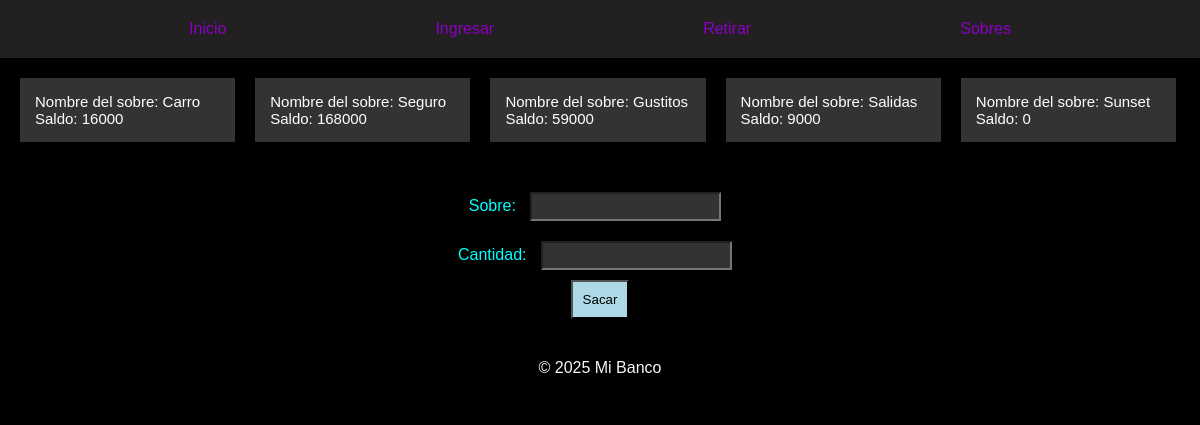
/retirar/, run on an earlier commit of the app's database.
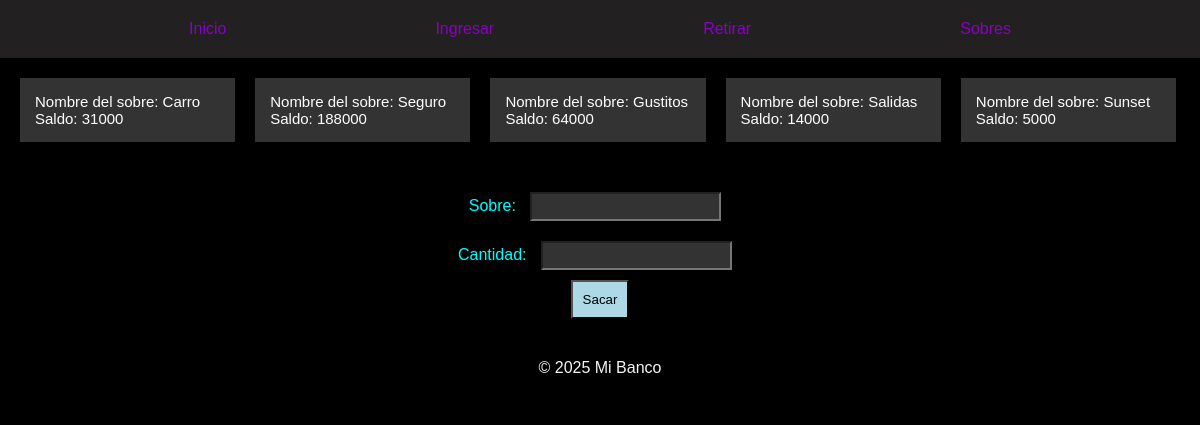
And on a later commit of the database.
### menu/models.py (models this page shows, shortened)
class sobres (models.Model):
    nombre= models.CharField (max_length=300)
    saldo= models.IntegerField(default=0,validators=[MinValueValidator(0)])
    limite= models.IntegerField(default=0,validators=[MinValueValidator(0)])
    activo= models.BooleanField(default=True)
    porcentaje =  models.IntegerField(default=0,validators=[MinValueValidator(0)],)

### menu/views.py (the view)
# urls.py: path('retirar/', views.retirar, name="retirar"),#Barra lateral puesto 3
def retirar(request):
    todosSobres = sobreModels.objects.all()
    return render(request,'retirar/retirar.html',{
        'forms' : sacarDinero,
        'sobres': todosSobres
    })

### menu/templates/retirar/retirar.html (shortened to what this page needs)
{% extends 'layout/lateral.html' %}
{% load static %}
{% block content %}
{% if sobres %}
<div class="presentacionRetiro">
    {% for sobre in sobres %}
    <div class="presentacionRetiroHijo">
        <p>
            Nombre del sobre:
            {{ sobre.nombre }} <br>
            Saldo:
            {{ sobre.saldo }}
        </p>
    </div>
    {% endfor %}
</div>
<div class="retiro">
    <form action="{% url 'retirarConfirmacion' %}" method="post">
        {{forms}}
        <button type="submit">Sacar</button>
    </form>
</div>
{% else %}
<div class="faltaIngreso">
    <h1>No hay ningun sobre del que retirar</h1>
</div>
{% endif %}
{% endblock %}

### menu/templates/layout/lateral.html (shortened to what this page needs)
{% load static %}
<!DOCTYPE html>
<html lang="en">
<head>
    <link rel="stylesheet" href="{% static 'css/styles.css' %}">
</head>
<body>
    <nav>
        <a href="{% url 'start' %}">Inicio</a>
        <a href="{% url 'ingresarTodos' %}">Ingresar</a>
        <a href="{% url 'retirar' %}">Retirar</a>
        <a href="{% url 'sobres' %}">Sobres</a>
    </nav>
    <div class="content">
        {% block content %}
        {% endblock %}
    </div>
    <footer>
        <p>&copy; 2025 Mi Banco</p>
    </footer>
</body>
</html>

### menu/static/css/styles.css (style rules this page uses)
* { margin: 0; padding: 0; font-family: 'Franklin Gothic Medium', 'Arial Narrow', Arial, sans-serif; background-color: black; color: whitesmoke; }
a { text-decoration: none; color: #8A00C4; }
nav { background-color: rgb(34, 32, 32); display: flex; text-align: center; justify-content: space-evenly; flex-direction: row; width: 100%; }
nav a { margin: 10px ; padding: 10px; background-color: rgb(34, 32, 32); display: block }
footer { text-align: center; height: auto; display: flex; flex-direction: column; padding: 20px; box-sizing: border-box; }
.presentacionRetiro { height: auto; margin: 10px; width: 98%; display: flex; flex-direction:row; justify-content: space-evenly; }
.presentacionRetiro p { padding: 15px; background-color: #333333; color: white; text-align: start; margin: 0px; font-size: 15px; }
.presentacionRetiroHijo { width: 20%; margin: 10px; background-color: #333333; color: white; }
.retiro { height: auto; flex-direction: column; padding: 20px; text-align: center; }
.retiro input { padding: 5px; margin: 10px; background-color: #333333; color: whitesmoke; }
.retiro button { padding: 10px; background-color: #ADD8E6; color: black; }
.retiro label { color: #00FFFF; }

What changed in the data, as far as the page shows it:
changed sobres "Carro": saldo "16000" → "31000"
changed sobres "Seguro": saldo "168000" → "188000"
changed sobres "Gustitos": saldo "59000" → "64000"
changed sobres "Salidas": saldo "9000" → "14000"
changed sobres "Sunset": saldo "0" → "5000"
